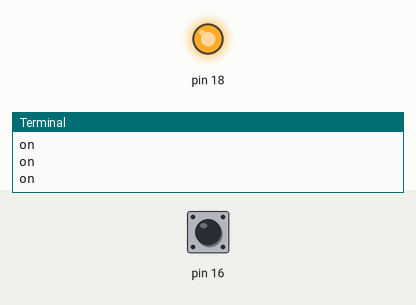
Recording of a program running on a simulated Raspberry Pi (header pin numbers). Parts: output pins drawn as LEDs (lit = HIGH), the last lines printed to the terminal. The inputs (shaded band) are chosen by the test bench; at power-on: pin 16 LOW.

Above: at 1.2 s.
1.3 s: pin 16 pulled HIGH for 0.6 s
At 1.9 s:
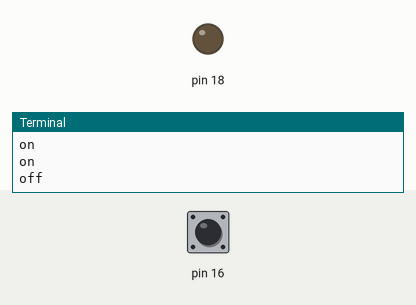
3.5 s: pin 16 pulled HIGH for 3.2 s
At 8.2 s:
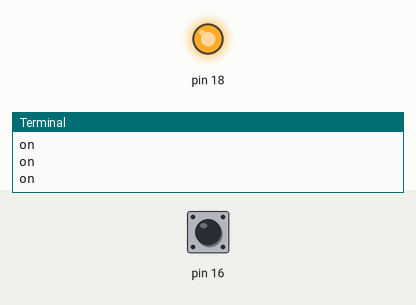
Timing chart, 0 to 9.7 s (numbered marks = the images above; inputs shaded):
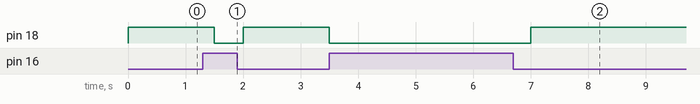

The program:

05sensor.py
```python
import time
import random
import RPi.GPIO as GPIO

t = 0.5
pins = [16]

def init():
 GPIO.setmode(GPIO.BOARD)

 GPIO.setup(16, GPIO.IN, GPIO.PUD_DOWN)
 GPIO.setup(18, GPIO.OUT)

try:
  init()

  while(1):
    if GPIO.input(16) == GPIO.LOW:
      GPIO.output(18, GPIO.HIGH)
      print("on")
    else:
      GPIO.output(18, GPIO.LOW)
      print("off")
    time.sleep(t)


finally:
  #clean up all used ports
  GPIO.cleanup()
```

Measured:
- after the input at 1.3 s, pin 18: HIGH → LOW after 0.20 s, → HIGH 0.50 s later
- after the input at 3.5 s, pin 18: HIGH → LOW at once, → HIGH 3.5 s later
